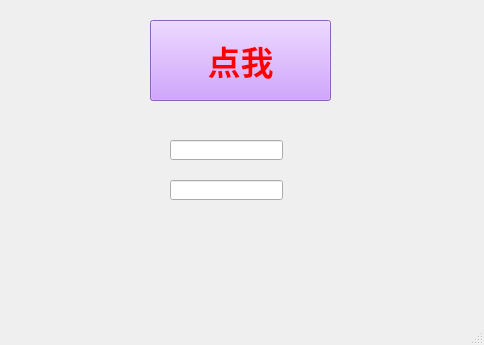
<?xml version="1.0" encoding="UTF-8"?>
<ui version="4.0">
 <class>PushButtonTest</class>
 <widget class="QMainWindow" name="PushButtonTest">
  <property name="geometry">
   <rect>
    <x>0</x>
    <y>0</y>
    <width>484</width>
    <height>345</height>
   </rect>
  </property>
  <property name="windowTitle">
   <string>PushButtonTest</string>
  </property>
  <widget class="QWidget" name="centralWidget">
   <widget class="QPushButton" name="pushButton">
    <property name="enabled">
     <bool>true</bool>
    </property>
    <property name="geometry">
     <rect>
      <x>150</x>
      <y>20</y>
      <width>181</width>
      <height>81</height>
     </rect>
    </property>
    <property name="minimumSize">
     <size>
      <width>0</width>
      <height>0</height>
     </size>
    </property>
    <property name="maximumSize">
     <size>
      <width>16777215</width>
      <height>16777215</height>
     </size>
    </property>
    <property name="font">
     <font>
      <family>新宋体</family>
      <pointsize>25</pointsize>
      <weight>75</weight>
      <italic>false</italic>
      <bold>true</bold>
      <underline>false</underline>
      <strikeout>false</strikeout>
      <kerning>false</kerning>
     </font>
    </property>
    <property name="focusPolicy">
     <enum>Qt::NoFocus</enum>
    </property>
    <property name="styleSheet">
     <string notr="true">color:rgb(255,0,0);
background-color: rgb(196, 137, 255);</string>
    </property>
    <property name="text">
     <string>点我</string>
    </property>
    <property name="flat">
     <bool>false</bool>
    </property>
   </widget>
   <widget class="QLineEdit" name="lineEdit">
    <property name="geometry">
     <rect>
      <x>170</x>
      <y>140</y>
      <width>113</width>
      <height>20</height>
     </rect>
    </property>
   </widget>
   <widget class="QLineEdit" name="lineEdit_2">
    <property name="geometry">
     <rect>
      <x>170</x>
      <y>180</y>
      <width>113</width>
      <height>20</height>
     </rect>
    </property>
   </widget>
  </widget>
  <widget class="QMenuBar" name="menuBar">
   <property name="geometry">
    <rect>
     <x>0</x>
     <y>0</y>
     <width>484</width>
     <height>23</height>
    </rect>
   </property>
  </widget>
  <widget class="QStatusBar" name="statusBar"/>
 </widget>
 <layoutdefault spacing="6" margin="11"/>
 <resources/>
 <connections/>
</ui>
